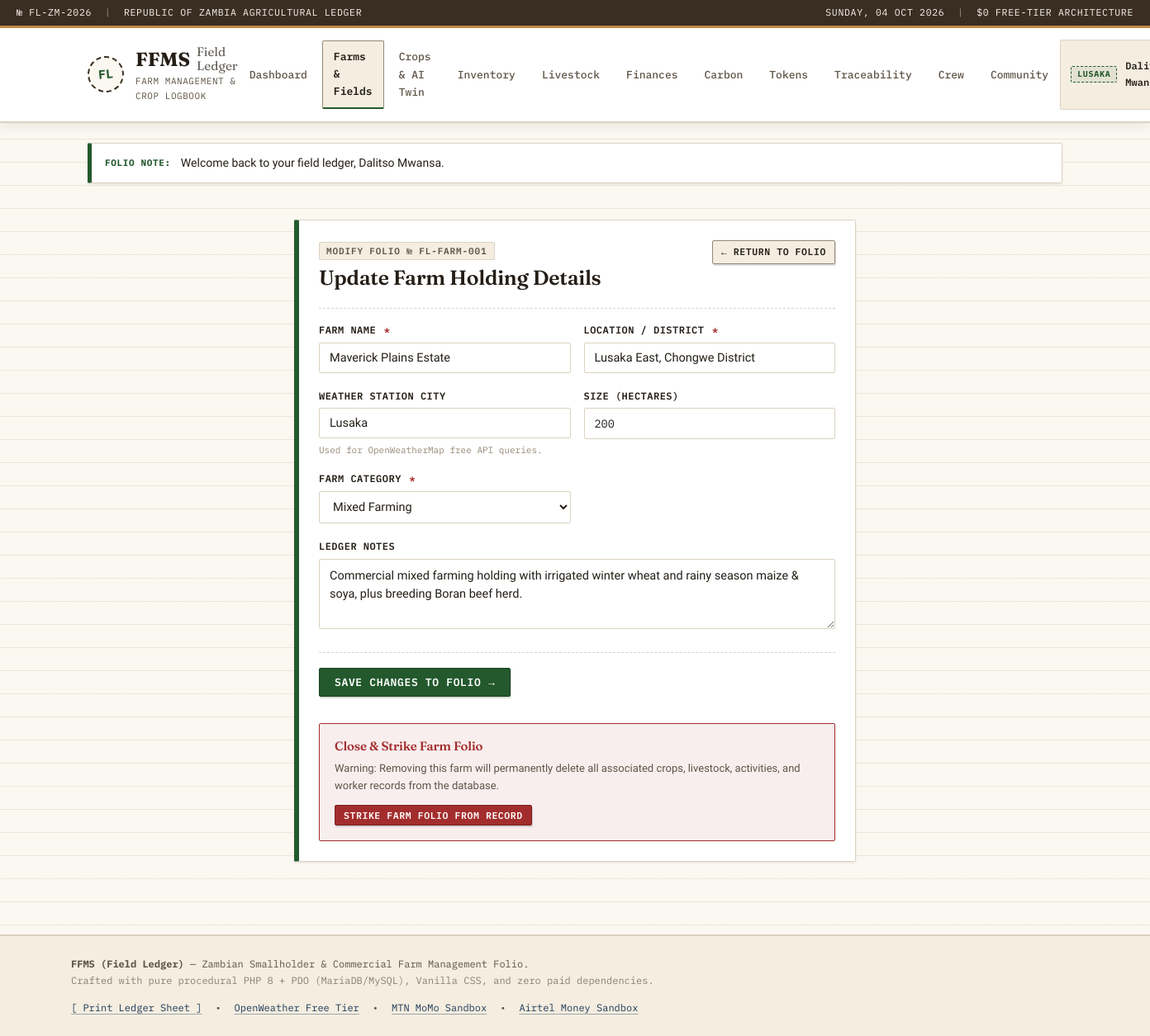
/ffms/farm_edit.php?id=1 (signed in), run on the app's committed database.
### tables this page shows
CREATE TABLE IF NOT EXISTS `farms` (
    `id` INT AUTO_INCREMENT PRIMARY KEY,
    `user_id` INT NOT NULL,
    `farm_name` VARCHAR(150) NOT NULL,
    `location` VARCHAR(150) NOT NULL,
    `weather_city` VARCHAR(100) NULL,
    `size_hectares` DECIMAL(10,2) NOT NULL DEFAULT 0.00,
    `farm_type` ENUM('crop', 'livestock', 'mixed') NOT NULL DEFAULT 'mixed',
    `notes` TEXT NULL,
    `created_at` TIMESTAMP DEFAULT CURRENT_TIMESTAMP,
    CONSTRAINT `fk_farms_user` FOREIGN KEY (`user_id`) REFERENCES `users`(`id`) ON DELETE CASCADE
);

### ffms/includes/auth.php (called while the page is built, shortened)
<?php
function current_user(): ?array {
    if (!empty($_SESSION['user_id']) && !empty($_SESSION['user_email'])) {
        return [
            'id'                => (int)$_SESSION['user_id'],
            'full_name'         => $_SESSION['user_name'] ?? 'Farmer',
            'email'             => $_SESSION['user_email'],
            'phone'             => $_SESSION['user_phone'] ?? '',
            'location_district' => $_SESSION['user_district'] ?? 'Lusaka'
        ];
    }
    return null;
}
function verify_farm_owner(PDO $pdo, int $farm_id, int $user_id): array {
    $stmt = $pdo->prepare('SELECT * FROM farms WHERE id = ? AND user_id = ?');
    $stmt->execute([$farm_id, $user_id]);
    $farm = $stmt->fetch();
        ?>
        <?php
    return $farm;
}

### ffms/farm_edit.php (the view, shortened to what this page needs)
<?php
require_once __DIR__ . '/config/db.php';
require_once __DIR__ . '/includes/auth.php';
require_once __DIR__ . '/includes/helpers.php';
$user = current_user();
$user_id = $user['id'];
$farm_id = (int)($_GET['id'] ?? 0);
$farm = verify_farm_owner($pdo, $farm_id, $user_id);
include __DIR__ . '/includes/header.php';
?>
<div class="ledger-container" style="max-width: 720px; margin-top: 20px;">
    <div class="ledger-card border-green">
        <div class="card-header-ruled">
            <div>
                <span class="folio-tag">MODIFY FOLIO № FL-FARM-<?php echo str_pad((string)$farm['id'], 3, '0', STR_PAD_LEFT); ?></span>
                <h2 style="margin-top: 6px;">Update Farm Holding Details</h2>
            </div>
            <a href="farm_view.php?id=<?php echo (int)$farm['id']; ?>" class="ledger-btn ledger-btn-sm">&larr; Return to Folio</a>
        </div>
        <form method="POST" action="farm_edit.php?id=<?php echo (int)$farm['id']; ?>" class="ledger-form">
            <div class="form-grid">
                <div class="form-group">
                    <label for="farm_name">Farm Name <span class="required">*</span></label>
                    <input type="text" id="farm_name" name="farm_name" class="form-control" required
                           value="<?php echo sanitize($farm['farm_name']); ?>">
                </div>
                <div class="form-group">
                    <label for="location">Location / District <span class="required">*</span></label>
                    <input type="text" id="location" name="location" class="form-control" required
                           value="<?php echo sanitize($farm['location']); ?>">
                </div>
            </div>
            <div class="form-grid">
                <div class="form-group">
                    <label for="weather_city">Weather Station City</label>
                    <input type="text" id="weather_city" name="weather_city" class="form-control"
                           value="<?php echo sanitize($farm['weather_city']); ?>" placeholder="e.g. Lusaka, Mkushi">
                    <span class="form-hint">Used for OpenWeatherMap free API queries.</span>
                </div>
                <div class="form-group">
                    <label for="size_hectares">Size (Hectares)</label>
                    <input type="number" step="0.01" id="size_hectares" name="size_hectares" class="form-control input-mono"
                           value="<?php echo (float)$farm['size_hectares']; ?>">
                </div>
                <div class="form-group">
                    <label for="farm_type">Farm Category <span class="required">*</span></label>
                    <select id="farm_type" name="farm_type" class="form-control" required>
                        <option value="mixed" <?php echo ($farm['farm_type'] === 'mixed') ? 'selected' : ''; ?>>Mixed Farming</option>
                    </select>
                </div>
            </div>
            <div class="form-group">
                <label for="notes">Ledger Notes</label>
                <textarea id="notes" name="notes" class="form-control"><?php echo sanitize($farm['notes']); ?></textarea>
            </div>
            <div style="display: flex; justify-content: space-between; align-items: center; border-top: 1px dashed var(--border-rule); padding-top: 18px; margin-top: 10px;">
                <button type="submit" class="ledger-btn ledger-btn-primary">
                    Save Changes to Folio &rarr;
                </button>
            </div>
        </form>
        <div style="margin-top: 32px; padding: 18px; border: 1px solid var(--stamp-red); background: var(--stamp-red-bg); border-radius: 2px;">
            <h4 style="color: var(--stamp-red); margin-bottom: 6px;">Close &amp; Strike Farm Folio</h4>
            <p style="font-size: 13px; color: var(--ink-muted); margin-bottom: 12px;">
                Warning: Removing this farm will permanently delete all associated crops, livestock, activities, and worker records from the database.
            </p>
            <form method="POST" action="farm_edit.php?id=<?php echo (int)$farm['id']; ?>" onsubmit="return confirm('Are you sure you want to permanently delete this farm folio and all linked records?');">
                <button type="submit" class="ledger-btn ledger-btn-danger ledger-btn-sm confirm-delete" data-item="<?php echo sanitize($farm['farm_name']); ?>">
                    Strike Farm Folio From Record
                </button>
            </form>
        </div>
    </div>
</div>
<?php include __DIR__ . '/includes/footer.php'; ?>

### ffms/includes/header.php (shortened to what this page needs)
<?php
require_once __DIR__ . '/../config/db.php';
require_once __DIR__ . '/auth.php';
require_once __DIR__ . '/helpers.php';
$user = current_user();
?>
<!DOCTYPE html>
<html lang="en">
<head>
    <link rel="stylesheet" href="<?php echo base_url('assets/css/ledger.css'); ?>">
</head>
<body>
    <div class="binder-topbar no-print">
        <div>
            <span>№ FL-ZM-2026</span>
            <span style="margin: 0 8px; opacity: 0.5;">|</span>
            <span>REPUBLIC OF ZAMBIA AGRICULTURAL LEDGER</span>
        </div>
        <div>
            <span class="mono"><?php echo strtoupper(date('l, d M Y')); ?></span>
            <span style="margin: 0 8px; opacity: 0.5;">|</span>
            <span>$0 FREE-TIER ARCHITECTURE</span>
        </div>
    </div>
    <header class="binder-header no-print">
        <div class="header-inner">
            <a href="<?php echo $user ? base_url('dashboard.php') : base_url('index.php'); ?>" class="brand-area">
                <div class="ledger-seal">FL</div>
                <div>
                    <div class="brand-title">
                        FFMS
                        <span style="font-size: 0.95rem; font-weight: 400; opacity: 0.7;">Field Ledger</span>
                    </div>
                    <div class="brand-tagline">Farm Management &amp; Crop Logbook</div>
                </div>
            </a>
            <?php if ($user): ?>
            <nav class="ledger-nav" id="ledgerNav">
                <a href="<?php echo base_url('dashboard.php'); ?>" class="<?php echo active_nav('dashboard.php'); ?>">Dashboard</a>
                <a href="<?php echo base_url('farms.php'); ?>" class="<?php echo active_nav('farms.php'); ?> <?php echo active_nav('farm_view.php'); ?> <?php echo active_nav('farm_edit.php'); ?> <?php echo active_nav('farm_fields.php'); ?>">Farms &amp; Fields</a>
                <a href="<?php echo base_url('crops.php'); ?>" class="<?php echo active_nav('crops.php'); ?> <?php echo active_nav('crop_add.php'); ?> <?php echo active_nav('crop_edit.php'); ?> <?php echo active_nav('ai_twin.php'); ?>">Crops &amp; AI Twin</a>
                <a href="<?php echo base_url('inventory.php'); ?>" class="<?php echo active_nav('inventory.php'); ?> <?php echo active_nav('inventory_add.php'); ?> <?php echo active_nav('inputs.php'); ?> <?php echo active_nav('input_add.php'); ?>">Inventory</a>
                <a href="<?php echo base_url('livestock.php'); ?>" class="<?php echo active_nav('livestock.php'); ?> <?php echo active_nav('livestock_add.php'); ?> <?php echo active_nav('livestock_edit.php'); ?>">Livestock</a>
                <a href="<?php echo base_url('finances.php'); ?>" class="<?php echo active_nav('finances.php'); ?> <?php echo active_nav('finance_add.php'); ?>">Finances</a>
                <a href="<?php echo base_url('carbon.php'); ?>" class="<?php echo active_nav('carbon.php'); ?>">Carbon</a>
                <a href="<?php echo base_url('tokens.php'); ?>" class="<?php echo active_nav('tokens.php'); ?>">Tokens</a>
                <a href="<?php echo base_url('traceability.php'); ?>" class="<?php echo active_nav('traceability.php'); ?>">Traceability</a>
                <a href="<?php echo base_url('workers.php'); ?>" class="<?php echo active_nav('workers.php'); ?> <?php echo active_nav('worker_points.php'); ?>">Crew</a>
                <a href="<?php echo base_url('community.php'); ?>" class="<?php echo active_nav('community.php'); ?> <?php echo active_nav('community_post.php'); ?>">Community</a>
            </nav>
            <div class="user-folio-pill">
                <span class="stamp-badge stamp-green" style="transform:none; font-size:10px;"><?php echo sanitize($user['location_district']); ?></span>
                <span class="user-name"><?php echo sanitize($user['full_name']); ?></span>
            </div>
            <?php endif; ?>
        </div>
    </header>
    <main class="ledger-container">
        <?php echo display_flash(); ?>

### data on the page
farms: weather_city "LUSAKA", id "001", farm_name "Maverick Plains Estate", location "Lusaka East, Chongwe District", weather_city "Lusaka", size_hectares "200", farm_type "Mixed Farming", notes "Commercial mixed farming holding with irrigated winter wheat and rainy season maize & soya, plus breeding Boran beef herd."

### other printed values
$f['message'] "Welcome back to your field ledger, Dalitso Mwansa."
